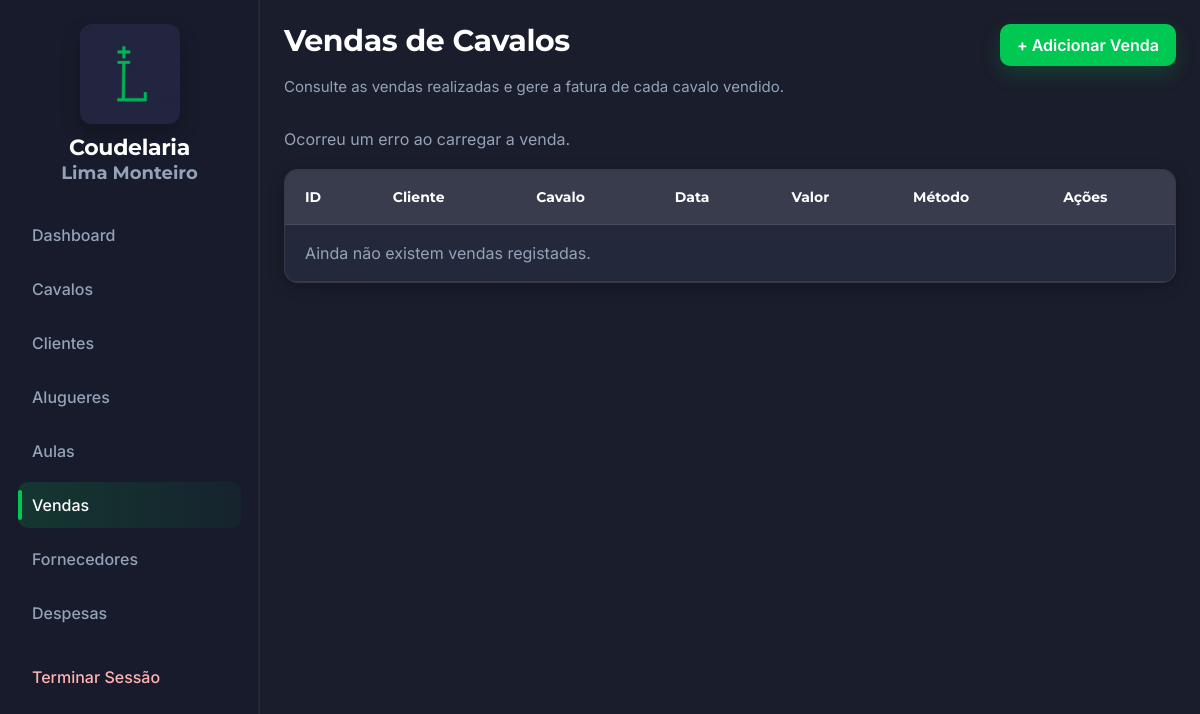
The app's page /admin/vendas.php?erro=venda_nao_encontrada (signed in), older data.
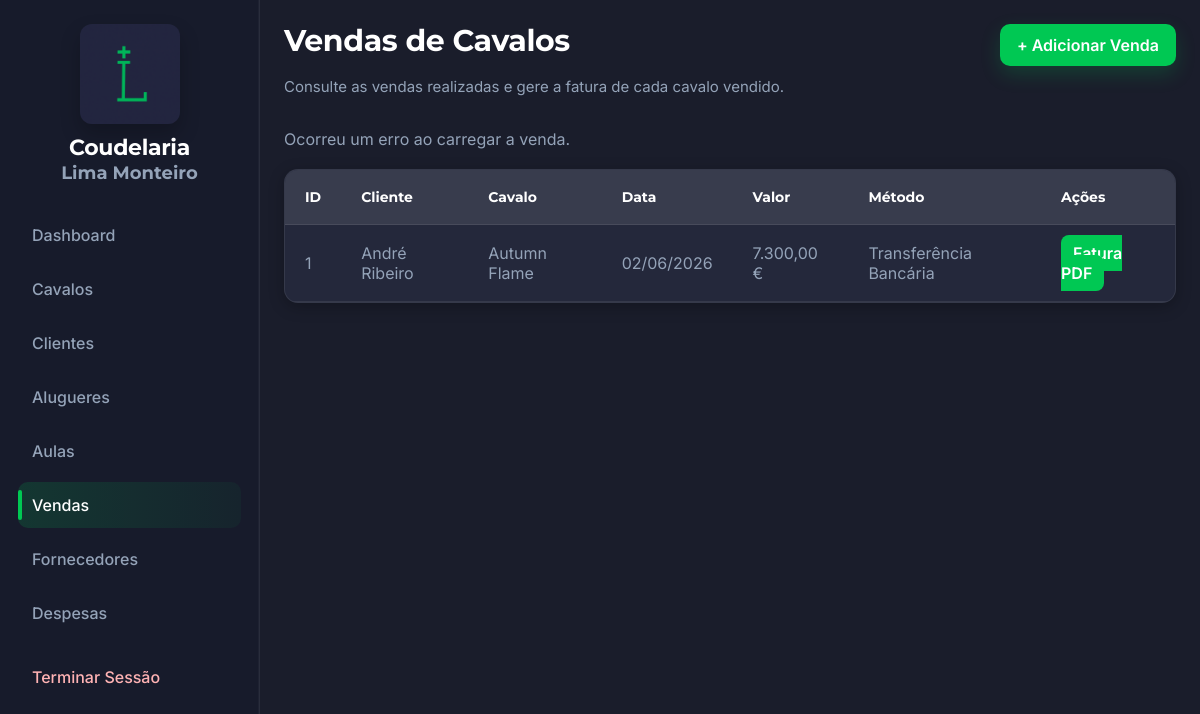
The same page, newer data.
### tables this page shows
CREATE TABLE `vendas_cavalos` (
  `id` int(11) NOT NULL,
  `cliente_id` int(11) NOT NULL,
  `cavalo_id` int(11) NOT NULL,
  `data_venda` date NOT NULL,
  `valor` decimal(10,2) NOT NULL,
  `metodo_pagamento` varchar(50) DEFAULT NULL,
  `observacoes` text DEFAULT NULL,
  `data_criacao` timestamp NOT NULL DEFAULT current_timestamp()
);

CREATE TABLE `clientes` (
  `id` int(11) NOT NULL,
  `nome` varchar(150) NOT NULL,
  `email` varchar(150) NOT NULL,
  `telefone` varchar(30) DEFAULT NULL,
  `mensagem` text NOT NULL,
  `tipo_interesse` varchar(50) DEFAULT 'compra',
  `estado` varchar(50) DEFAULT 'potencial',
  `criado_em` timestamp NOT NULL DEFAULT current_timestamp()
);

CREATE TABLE `cavalos` (
  `id` int(11) NOT NULL,
  `nome` varchar(150) NOT NULL,
  `raca` varchar(100) NOT NULL,
  `sexo` varchar(20) DEFAULT NULL,
  `data_nascimento` date DEFAULT NULL,
  `altura` decimal(3,2) DEFAULT NULL,
  `cor` varchar(50) DEFAULT NULL,
  `preco` decimal(10,2) NOT NULL,
  `estado` varchar(50) DEFAULT NULL,
  `descricao` text DEFAULT NULL,
  `imagem` varchar(255) DEFAULT NULL,
  `criado_em` timestamp NOT NULL DEFAULT current_timestamp()
);

### admin/vendas.php (the view, shortened to what the changed rows need)
<?php
require_once __DIR__ . '/../backend/conexao.php';
$stmt = $conn->query("
    SELECT
        vendas_cavalos.id,
        vendas_cavalos.data_venda,
        vendas_cavalos.valor,
        vendas_cavalos.metodo_pagamento,
        clientes.nome AS cliente_nome,
        cavalos.nome AS cavalo_nome
    FROM vendas_cavalos
    INNER JOIN clientes ON clientes.id = vendas_cavalos.cliente_id
    INNER JOIN cavalos ON cavalos.id = vendas_cavalos.cavalo_id
    ORDER BY vendas_cavalos.data_venda DESC, vendas_cavalos.id DESC
");
$vendas = $stmt->fetchAll(PDO::FETCH_ASSOC);
function formatarDataVenda($data) {
    return date('d/m/Y', strtotime($data));
}
function formatarValorVenda($valor) {
    return number_format((float)$valor, 2, ',', '.') . ' €';
}
?>
<!DOCTYPE html>
<html lang="pt">
<head>
    <link rel="stylesheet" href="assets/css/admin.css">
</head>
<body>
    <div class="admin-layout">
        <aside class="admin-sidebar">
            <a href="../public/index.html" class="sidebar-logo-link">
                <div class="sidebar-logo">
                    <div class="sidebar-titulo">
                        <h2>Coudelaria</h2>
                    </div>
                </div>
            </a>
        </aside>
        <main class="admin-main">
            <header class="admin-header admin-header-flex">
                <div class="admin-header-texto">
                    <h1>Vendas de Cavalos</h1>
                </div>
            </header>
            <section class="tabela-container">
                <table class="admin-tabela">
                    <thead>
                        <tr>
                            <th>ID</th>
                            <th>Cliente</th>
                            <th>Cavalo</th>
                            <th>Data</th>
                            <th>Valor</th>
                            <th>Método</th>
                            <th>Ações</th>
                        </tr>
                    </thead>
                    <tbody>
                        <?php if (count($vendas) === 0): ?>
                            <tr>
                                <td colspan="7" class="mensagem-vazia">
                                    Ainda não existem vendas registadas.
                                </td>
                            </tr>
                        <?php else: ?>
                            <?php foreach ($vendas as $venda): ?>
                                <tr>
                                    <td><?= htmlspecialchars($venda['id']) ?></td>
                                    <td><?= htmlspecialchars($venda['cliente_nome']) ?></td>
                                    <td><?= htmlspecialchars($venda['cavalo_nome']) ?></td>
                                    <td><?= htmlspecialchars(formatarDataVenda($venda['data_venda'])) ?></td>
                                    <td><?= htmlspecialchars(formatarValorVenda($venda['valor'])) ?></td>
                                    <td>
                                        <?= !empty($venda['metodo_pagamento'])
                                            ? htmlspecialchars($venda['metodo_pagamento'])
                                            : '-'
                                        ?>
                                    </td>
                                    <td>
                                        <a
                                            href="fatura-venda.php?id=<?= htmlspecialchars($venda['id']) ?>"
                                            class="btn-editar"
                                            target="_blank"
                                        >
                                            Fatura PDF
                                        </a>
                                    </td>
                                </tr>
                            <?php endforeach; ?>
                        <?php endif; ?>
                    </tbody>
                </table>
            </section>
        </main>
    </div>
</body>
</html>

Row changes from the older to the newer data that the page shows:
added vendas_cavalos: id "1", cliente.nome "André Ribeiro", cavalo.nome "Autumn Flame", data_venda "02/06/2026", valor "7.300,00 €", metodo_pagamento "Transferência Bancária"
Text that changed along with them:
text no longer shown: "Ainda não existem vendas registadas."
